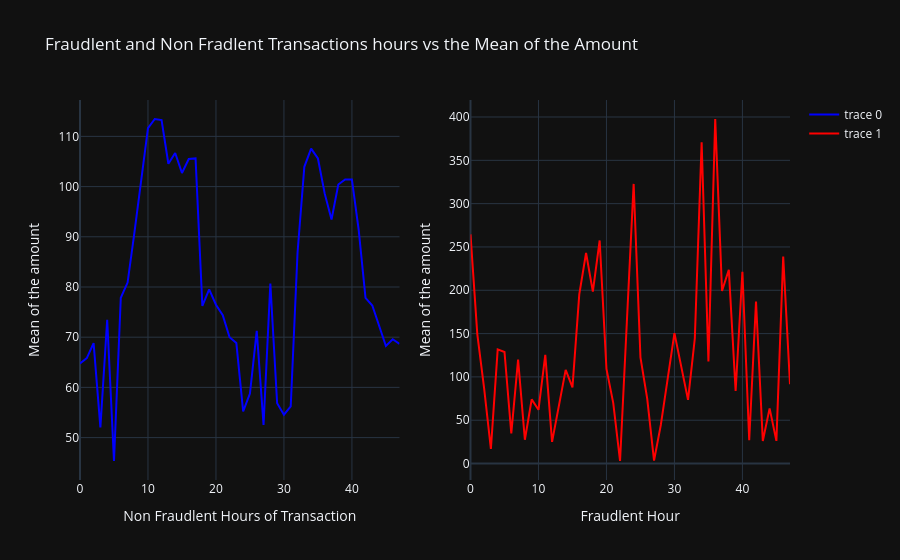

The cell this chart's notebook holds for it:
### Code cell
fig = make_subplots(rows = 1,cols = 2)
fig.add_trace(
    go.Scatter(x = temp[temp["Class"]==0]["Hours"],y = temp[temp["Class"]==0]["mean"],mode = "lines",
              line = dict(color = "blue")),row = 1, col = 1
)
fig.add_trace(
    go.Scatter(x = temp[temp["Class"]==1]["Hours"],y=temp[temp["Class"]==1]["mean"],mode = "lines",
              line = dict(color = "red")),row = 1,col = 2
)
fig.update_layout(template = "plotly_dark",
                 xaxis1_title = "Non Fraudlent Hours of Transaction",
                 yaxis1_title = "Mean of the amount",
                 xaxis2_title = "Fraudlent Hour",
                 yaxis2_title = "Mean of the amount",
                 title = "Fraudlent and Non Fradlent Transactions hours vs the Mean of the Amount")
fig.show()

### Figure 1 — Plotly figure (JSON) as saved in the notebook; plotly's stock layout.template omitted (floating-point values rounded to 4 significant figures)
{"data": [{"line": {"color": "blue"}, "mode": "lines", "type": "scatter", "x": [0, 1, 2, 3, 4, 5, 6, 7, 8, 9, 10, 11, 12, 13, 14, 15, 16, 17, 18, 19, 20, 21, 22, 23, 24, 25, 26, 27, 28, 29, 30, 31, 32, 33, 34, 35, 36, 37, 38, 39, 40, 41, 42, 43, 44, 45, 46, 47], "xaxis": "x", "y": [64.77, 65.83, 68.8, 52.04, 73.47, 45.33, 77.84, 80.88, 90.77, 101.8, 111.6, 113.5, 113.2, 104.6, 106.7, 102.7, 105.5, 105.6, 76.24, 79.52, 76.46, 74.38, 70.0, 68.82, 55.21, 58.77, 71.28, 52.51, 80.7, 56.83, 54.55, 56.23, 86.81, 103.9, 107.5, 105.6, 98.6, 93.44, 100.4, 101.4, 101.4, 91.32, 77.83, 76.3, 72.31, 68.24, 69.58, 68.68], "yaxis": "y"}, {"line": {"color": "red"}, "mode": "lines", "type": "scatter", "x": [0, 1, 2, 3, 4, 5, 6, 7, 8, 9, 10, 11, 12, 13, 14, 15, 16, 17, 18, 19, 20, 21, 22, 23, 24, 25, 26, 27, 28, 30, 32, 33, 34, 35, 36, 37, 38, 39, 40, 41, 42, 43, 44, 45, 46, 47], "xaxis": "x2", "y": [264.5, 149.5, 87.13, 16.93, 131.7, 128.8, 34.7, 119.9, 27.43, 74.05, 62.01, 125.4, 24.99, 66.69, 108.1, 87.85, 195.3, 243.0, 198.5, 257.5, 109.2, 69.8, 2.923, 163.3, 322.8, 122.5, 74.67, 3.465, 44.58, 150.5, 73.46, 144.6, 370.9, 117.7, 397.7, 199.3, 223.6, 83.68, 221.4, 26.89, 187.1, 26.04, 63.72, 26.14, 238.9, 91.55], "yaxis": "y2"}], "layout": {"autosize": true, "title": {"text": "Fraudlent and Non Fradlent Transactions hours vs the Mean of the Amount"}, "xaxis": {"anchor": "y", "autorange": true, "domain": [0, 0.45], "range": [0, 47], "title": {"text": "Non Fraudlent Hours of Transaction"}, "type": "linear"}, "xaxis2": {"anchor": "y2", "autorange": true, "domain": [0.55, 1], "range": [0, 47], "title": {"text": "Fraudlent Hour"}, "type": "linear"}, "yaxis": {"anchor": "x", "autorange": true, "domain": [0, 1], "range": [41.55, 117.2], "title": {"text": "Mean of the amount"}, "type": "linear"}, "yaxis2": {"anchor": "x2", "autorange": true, "domain": [0, 1], "range": [-19.01, 419.6], "title": {"text": "Mean of the amount"}, "type": "linear"}}}
